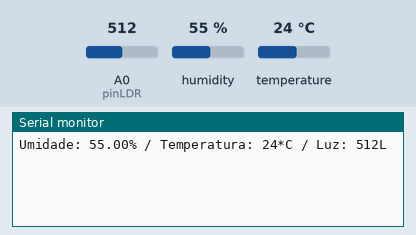
A sketch run on a simulated Arduino Uno, built with avr-gcc and run on an emulated ATmega328P. On the bench: the last lines printed to the serial monitor. The test bench sets the inputs (shaded band); at power-on: humidity 55 %, A0 (pinLDR) = 512, temperature 24 °C.

Above: at 3.2 s.
3.3 s: humidity set to 22 %
At 4.4 s:
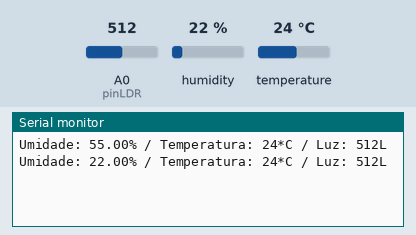
6.0 s: A0 (pinLDR) set to 716
At 6.9 s:
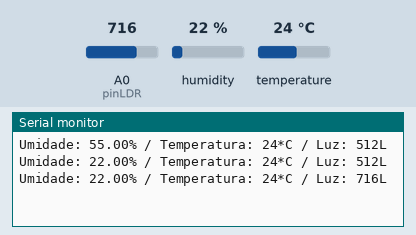
8.7 s: temperature set to 12 °C
At 10.5 s:
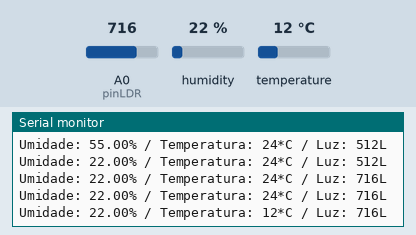
11.4 s: A0 (pinLDR) set to 900
At 12.9 s:
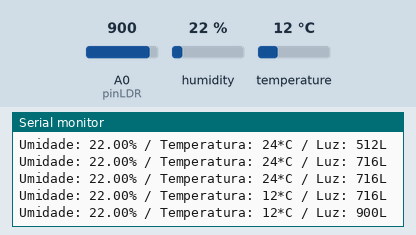
14.1 s: humidity set to 40 %
At 15.3 s:
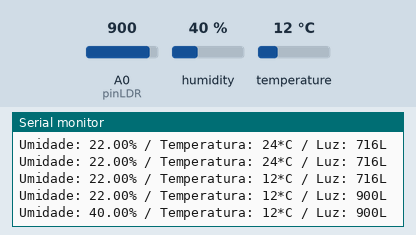
Timing chart, 0 to 17.1 s (numbered marks = the images above; inputs shaded):
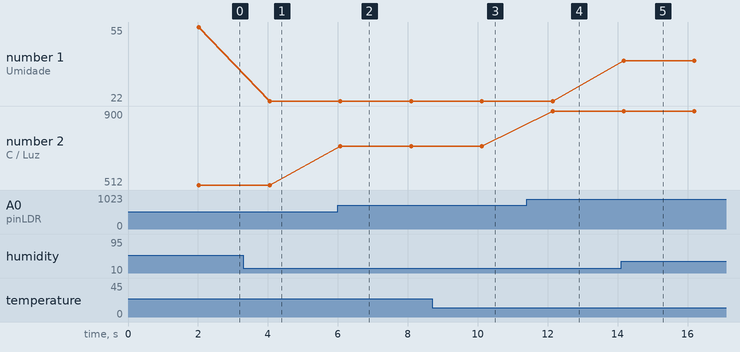

Measured:
- after the input at 3.3 s, the serial monitor: prints a new line after 0.75 s (image 1)
- after the input at 6.0 s, the serial monitor: prints a new line after 0.07 s (image 2)
- after the input at 8.7 s, the serial monitor: prints a new line after 1.4 s (image 3)
- after the input at 11.4 s, the serial monitor: prints a new line after 0.75 s (image 4)
- after the input at 14.1 s, the serial monitor: prints a new line after 0.07 s (image 5)
- plotted number 1: 55 → 22 after the input at 3.3 s, 22 → 40 after the input at 14.1 s
- plotted number 2: 512 → 716 after the input at 6.0 s, 716 → 900 after the input at 11.4 s

The sketch:

Temperatura_e_luz.ino
```cpp
/*

 Programa de medição de luz(LDR) e Umidade com temperatura(DHT11)
 Autor: d4nkali 01/02/2023 ver: 0.1

*/

// Inclusão das bibliotecas

 #include "dht.h" //Incluir a biblioteca dht.h

// Definir os pinos

 const int pinDHT11 = A2; //Pino A2 sera o do sensor de temperatura
 const int pinLDR = A0; //Pino A0 sera o do sensor de luminozidade
 int luz = 0; //Cria a variavel luz

// Traz a variavel da biblioteca

 dht DHT;

void setup(){ // Programação inicial

  Serial.begin(9600); //Inicia a comunicação serial
  pinMode(pinLDR, INPUT); //Coloca o LDR como entrada de informação
  delay(2000); // Aguarda de 2 segundos para carregar as informações

}

void loop(){ // Programação principal

  DHT.read11(pinDHT11); // Lê as informações do sensor de temperatura
  Serial.print("Umidade: ");  // Imprime o texto "Umidade"
  Serial.print(DHT.humidity); // Imprime no monitor o valor de umidade medido
  Serial.print("%");  // Imprime o "%"
  Serial.print(" / Temperatura: ");  // Imprime o texto "Temperatura"
  Serial.print(DHT.temperature, 0); // Imprime no monitor o valor de temperatura medido e remove a parte decimal
  Serial.print("*C"); // Imprime o "*C"
  luz=analogRead(pinLDR); // Lê as informações do sensor de luminozidade
  Serial.print(" / Luz: "); // Imprime o texto "luz"
  Serial.print(luz); // Ler e imprime o valor do LDR
  Serial.println("L"); // Imprime o "L"
  delay(2000); // Intervalo de 2 segundos.
  //OBS: Não diminuir esse valor até 2000

}

// FIM!
```
